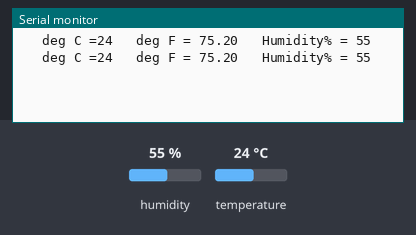
Recording of a sketch running on a simulated Arduino Uno, built with avr-gcc and run on an emulated ATmega328P. On the bench: the last lines printed to the serial monitor. The inputs (shaded band) are chosen by the test bench; at power-on: humidity 55 %, temperature 24 °C.

Above: at 2.8 s.
2.9 s: humidity set to 22 %
At 3.8 s:
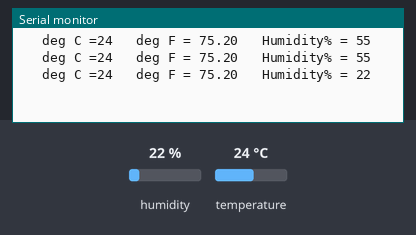
4.4 s: temperature set to 12 °C
At 5.7 s:
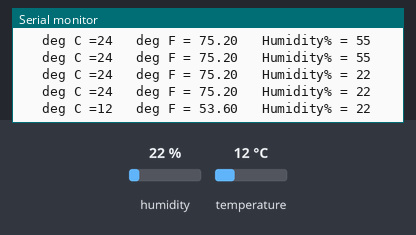
5.9 s: humidity set to 40 %
At 7.0 s:
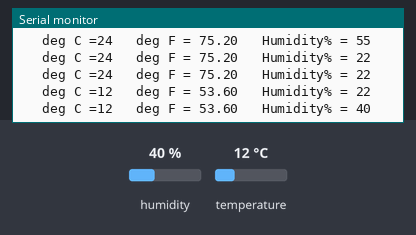
Timing chart, 0 to 8.9 s (numbered marks = the images above; inputs shaded):
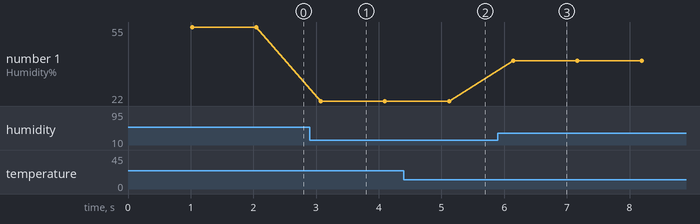

The sketch:

dht.ino
```cpp
/* Using DHT sensor
 *  This simple example reads the temperature and humidity and
 *  outputs the values to the serial monitor
 */

#include <SimpleDHT.h>

int pinDHT11 = 5;  //DHT data pin
SimpleDHT11 dht11;

void setup() {
  Serial.begin(9600);               // initialize serial comm at 9600 bps:
}

void loop() {
  delay(1000);  //the DHT11 sensor is slow so wait a couple secs
  //temp and humidity
  // Reading temperature or humidity takes about 250 milliseconds!
  // Sensor readings may also be up to 2 seconds 'old' (its a very slow sensor)
  // read with raw sample data.
  byte temperature = 0;
  byte humidity = 0;
  byte data[40] = {0};
  if (dht11.read(pinDHT11, &temperature, &humidity, data)) {
    Serial.println("Read DHT11 failed");
    return;
  }
  int tempc = (int) temperature; //convert from byte to int
  float tempf = temperature * 1.8 + 32.0;
  int humid = (int) humidity; //convert from byte to int
  //Pretty output to serial monitor
    Serial.print("   deg C =");          Serial.print(tempc);
    Serial.print("   deg F = ");      Serial.print(tempf);
    Serial.print("   Humidity% = ");  Serial.println(humid);
}
```

Measured:
- after the input at 2.9 s, the serial monitor: prints a new line after 0.17 s (image 1)
- after the input at 4.4 s, the serial monitor: prints a new line after 0.72 s (image 2)
- after the input at 5.9 s, the serial monitor: prints a new line after 0.24 s (image 3)
- plotted number 1: 55 → 22 after the input at 2.9 s, 22 → 40 after the input at 5.9 s
